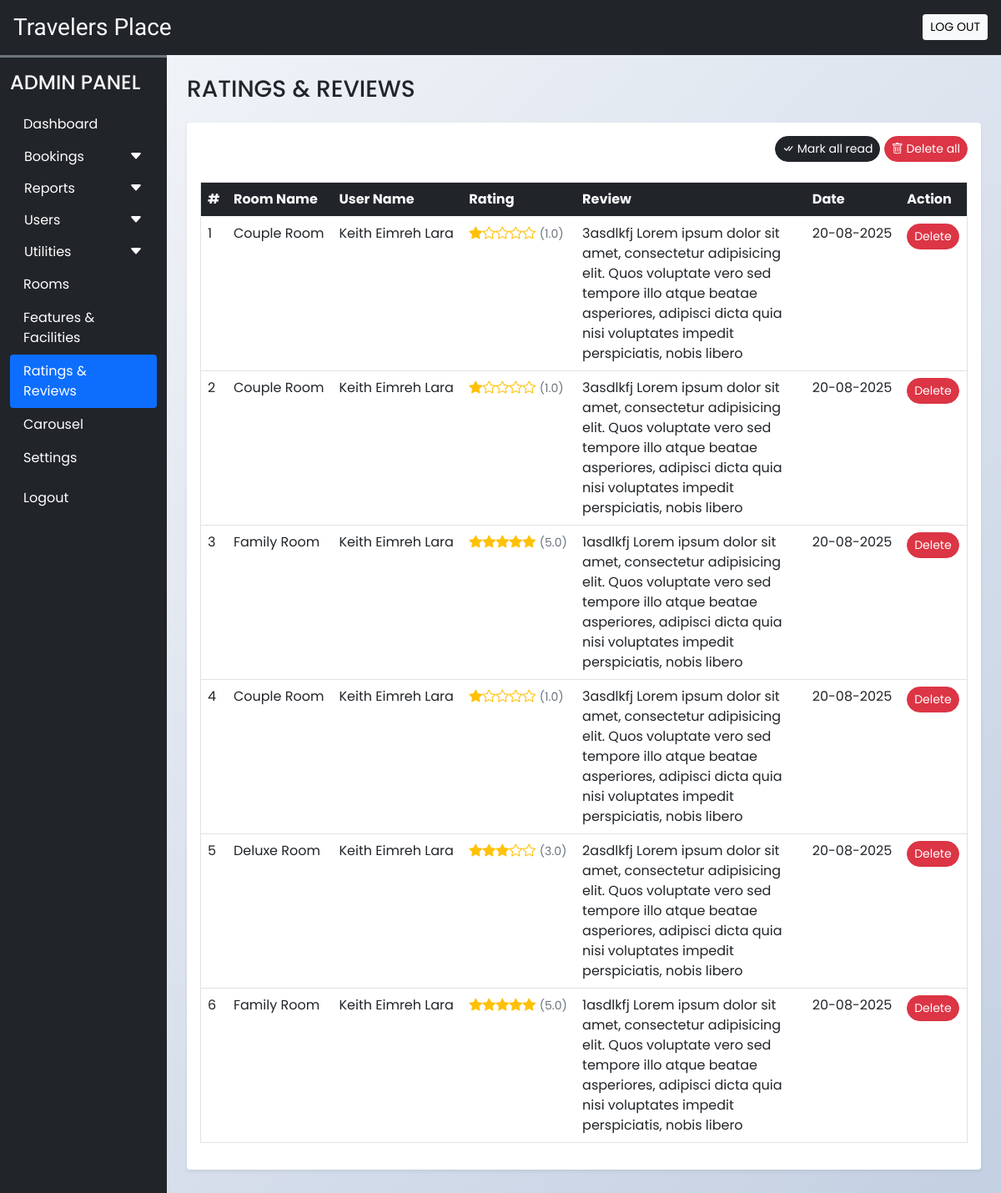
Before: /admin/rate_review.php (signed in) with the older database file.
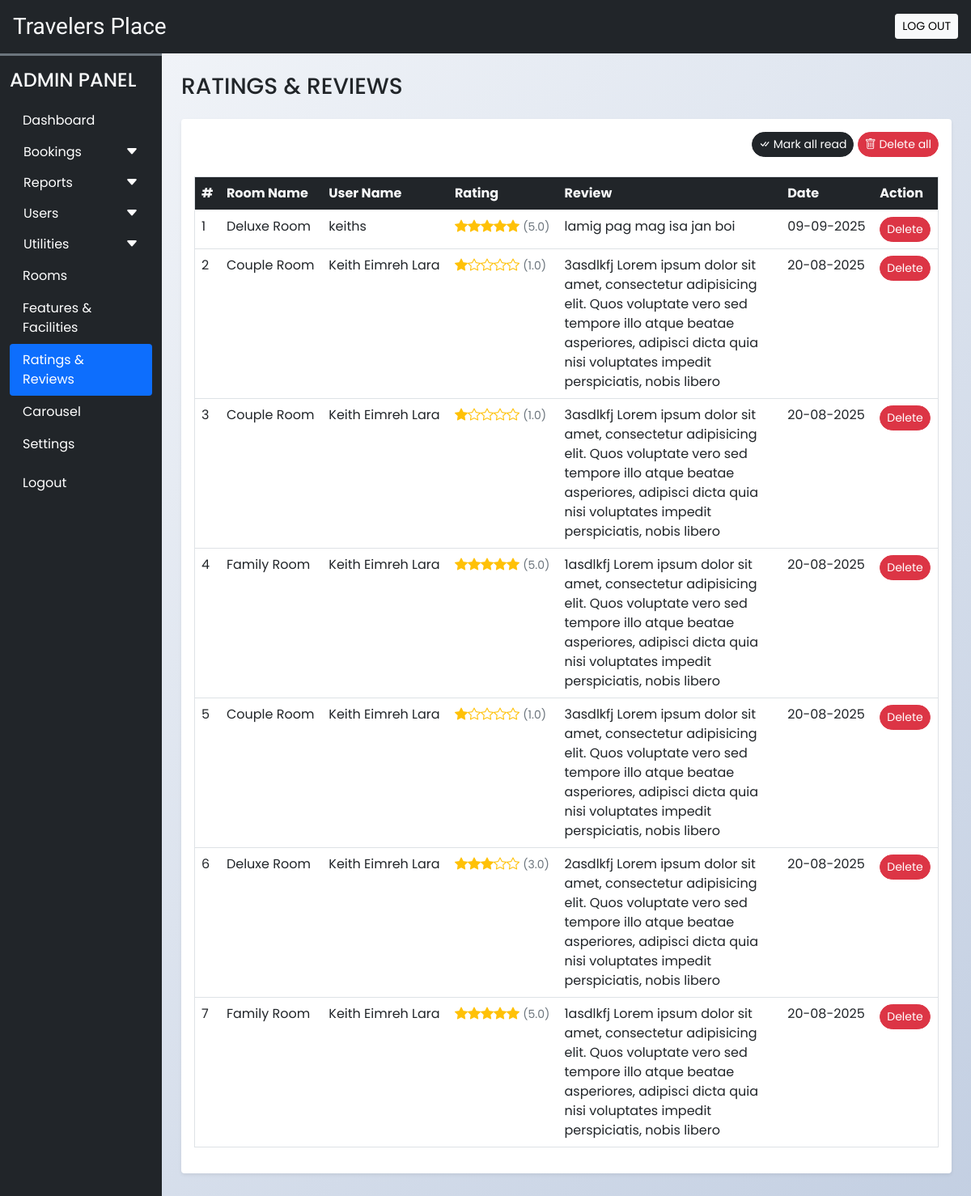
After: the same page with the newer database file.
### tables this page shows
CREATE TABLE `rating_review` (
  `sr_no` int(11) NOT NULL AUTO_INCREMENT,
  `booking_id` int(11) NOT NULL,
  `room_id` int(11) NOT NULL,
  `user_id` int(11) NOT NULL,
  `rating` int(11) NOT NULL,
  `review` varchar(200) NOT NULL,
  `seen` int(11) NOT NULL DEFAULT 0,
  `datentime` datetime NOT NULL DEFAULT current_timestamp(),
  PRIMARY KEY (`sr_no`),
  KEY `booking_id` (`booking_id`),
  KEY `room_id` (`room_id`),
  KEY `user_id` (`user_id`),
  CONSTRAINT `rating_review_ibfk_1` FOREIGN KEY (`booking_id`) REFERENCES `booking_order` (`booking_id`),
  CONSTRAINT `rating_review_ibfk_2` FOREIGN KEY (`room_id`) REFERENCES `rooms` (`id`),
  CONSTRAINT `rating_review_ibfk_3` FOREIGN KEY (`user_id`) REFERENCES `user_cred` (`id`)
);

CREATE TABLE `rooms` (
  `id` int(11) NOT NULL AUTO_INCREMENT,
  `name` varchar(150) NOT NULL,
  `area` int(11) NOT NULL,
  `price` int(11) NOT NULL,
  `quantity` int(11) NOT NULL,
  `adult` int(11) NOT NULL,
  `children` int(11) NOT NULL,
  `description` varchar(350) NOT NULL,
  `status` tinyint(4) NOT NULL DEFAULT 1,
  `removed` int(11) NOT NULL DEFAULT 0,
  PRIMARY KEY (`id`)
);

CREATE TABLE `user_cred` (
  `id` int(11) NOT NULL AUTO_INCREMENT,
  `name` varchar(100) NOT NULL,
  `email` varchar(150) NOT NULL,
  `address` varchar(120) NOT NULL,
  `phonenum` varchar(100) NOT NULL,
  `pincode` int(11) NOT NULL,
  `dob` date NOT NULL,
  `profile` varchar(100) NOT NULL,
  `password` varchar(200) NOT NULL,
  `is_verified` int(11) NOT NULL DEFAULT 0,
  `token` varchar(200) DEFAULT NULL,
  `t_expire` date DEFAULT NULL,
  `status` int(11) NOT NULL DEFAULT 1,
  `datentime` datetime NOT NULL DEFAULT current_timestamp(),
  PRIMARY KEY (`id`)
);

### admin/rate_review.php (the view, shortened to what this page needs)
<?php
  function render_rating_stars($rating_raw){
    $rating = is_numeric($rating_raw) ? (float)$rating_raw : 0.0;
    $full = (int)floor($rating);
    $frac = $rating - $full;
    $half = ($frac >= 0.25 && $frac < 0.75) ? 1 : 0;
    $empty = max(0, 5 - $full - $half);
    $title = htmlspecialchars(number_format($rating, 1), ENT_QUOTES);
    $html = "<span class='text-warning' title='{$title}/5' aria-label='Rating {$title} out of 5'>";
    for($i=0;$i<$full;$i++){ $html .= "<i class='bi bi-star-fill'></i>"; }
    for($i=0;$i<$empty;$i++){ $html .= "<i class='bi bi-star'></i>"; }
    $html .= "</span> <span class='text-muted small'>({$title})</span>";
    return $html;
  }
?>
<!DOCTYPE html>
<html lang="en">
<head>
  <?php require('inc/links.php'); ?>
</head>
<body class="bg-light">
  <?php require('inc/header.php'); ?>
  <div class="container-fluid" id="main-content">
    <div class="row">
      <div class="col-lg-10 ms-auto p-4 overflow-hidden">
        <h3 class="mb-4">RATINGS & REVIEWS</h3>
        <div class="card border-0 shadow-sm mb-4">
          <div class="card-body">
            <div class="text-end mb-4">
              <a href="?seen=all" class="btn btn-dark rounded-pill shadow-none btn-sm">
                <i class="bi bi-check-all"></i> Mark all read
              </a>
              <a href="?del=all" class="btn btn-danger rounded-pill shadow-none btn-sm">
                <i class="bi bi-trash"></i> Delete all
              </a>
            </div>
            <div class="table-responsive-md">
              <table class="table table-hover border">
                <thead>
                  <tr class="bg-dark text-light">
                    <th scope="col">#</th>
                    <th scope="col">Room Name</th>
                    <th scope="col">User Name</th>
                    <th scope="col">Rating</th>
                    <th scope="col" width="30%">Review</th>
                    <th scope="col">Date</th>
                    <th scope="col">Action</th>
                  </tr>
                </thead>
                <tbody>
                  <?php
                    $q = "SELECT rr.*,uc.name AS uname, r.name AS rname FROM `rating_review` rr
                      INNER JOIN `user_cred` uc ON rr.user_id = uc.id
                      INNER JOIN `rooms` r ON rr.room_id = r.id
                      ORDER BY `sr_no` DESC";
                    $data = mysqli_query($con,$q);
                    $i=1;
                    while($row = mysqli_fetch_assoc($data))
                    {
                      $date = date('d-m-Y',strtotime($row['datentime']));
                      $rating_stars = render_rating_stars($row['rating'] ?? 0);
                      $seen='';
                      $seen.="<a href='?del=$row[sr_no]' class='btn btn-sm rounded-pill btn-danger'>Delete</a>";
                      echo<<<query
                        <tr>
                          <td>$i</td>
                          <td>$row[rname]</td>
                          <td>$row[uname]</td>
                          <td>$rating_stars</td>
                          <td>$row[review]</td>
                          <td>$date</td>
                          <td>$seen</td>
                        </tr>
                      query;
                      $i++;
                    }
                  ?>
                </tbody>
              </table>
            </div>
          </div>
        </div>
      </div>
    </div>
  </div>
</body>
</html>

### admin/inc/links.php (shortened to what this page needs)
<link rel="stylesheet" href="https://cdn.jsdelivr.net/npm/bootstrap-icons@1.9.1/font/bootstrap-icons.css">
<link href="https://cdn.jsdelivr.net/npm/bootstrap@5.0.2/dist/css/bootstrap.min.css" rel="stylesheet">
<link rel="stylesheet" href="css/common.css?v=<?php echo filemtime('css/common.css'); ?>">

### admin/inc/header.php (shortened to what this page needs)
<?php
  $admin_role = $_SESSION['adminRole'] ?? 'admin';
?>
<div class="container-fluid bg-dark text-light p-3 d-flex align-items-center justify-content-between sticky-top">
  <h3 class="mb-0 h-font">Travelers Place</h3>
  <a href="logout.php" id="admin-logout" class="btn btn-light btn-sm">LOG OUT</a>
</div>
<div class="col-lg-2 bg-dark border-top border-3 border-secondary" id="dashboard-menu">
  <nav class="navbar navbar-expand-lg navbar-dark">
    <div class="container-fluid flex-lg-column align-items-stretch">
      <h4 class="mt-2 text-light">ADMIN PANEL</h4>
      <div class="collapse navbar-collapse flex-column align-items-stretch mt-2" id="adminDropdown">
        <ul class="nav nav-pills flex-column">
          <li class="nav-item">
            <a class="nav-link text-white" href="dashboard.php">Dashboard</a>
          </li>
          <button class="btn text-white px-3 w-100 shadow-none text-start d-flex align-items-center justify-content-between" type="button" data-bs-toggle="collapse" data-bs-target="#bookingLinks">
            <span>Bookings</span>
            <span><i class="bi bi-caret-down-fill"></i></span>
          </button>
          <button class="btn text-white px-3 w-100 shadow-none text-start d-flex align-items-center justify-content-between" type="button" data-bs-toggle="collapse" data-bs-target="#reportsLinks">
            <span>Reports</span>
            <span><i class="bi bi-caret-down-fill"></i></span>
          </button>
          <?php if($admin_role === 'admin'): ?>
            <button class="btn text-white px-3 w-100 shadow-none text-start d-flex align-items-center justify-content-between" type="button" data-bs-toggle="collapse" data-bs-target="#usersLinks">
              <span>Users</span>
              <span><i class="bi bi-caret-down-fill"></i></span>
            </button>
            <button class="btn text-white px-3 w-100 shadow-none text-start d-flex align-items-center justify-content-between" type="button" data-bs-toggle="collapse" data-bs-target="#utilitiesLinks">
              <span>Utilities</span>
              <span><i class="bi bi-caret-down-fill"></i></span>
            </button>
            <li class="nav-item">
              <a class="nav-link text-white" href="rooms.php">Rooms</a>
            </li>
            <li class="nav-item">
              <a class="nav-link text-white" href="features_facilities.php">Features & Facilities</a>
            </li>
            <li class="nav-item">
              <a class="nav-link text-white" href="rate_review.php">Ratings & Reviews</a>
            </li>
            <li class="nav-item">
              <a class="nav-link text-white" href="carousel.php">Carousel</a>
            </li>
            <li class="nav-item">
              <a class="nav-link text-white" href="settings.php">Settings</a>
            </li>
          <?php else: ?>
            <li class="nav-item">
              <a class="nav-link text-white" href="change_password.php">Change Password</a>
            </li>
          <?php endif; ?>
          <li class="nav-item mt-2">
            <a class="nav-link text-white" href="logout.php">Logout</a>
          </li>
        </ul>
      </div>
    </div>
  </nav>
</div>

### admin/css/common.css (style rules this page uses)
:root { --teal: #2ec1ac; --teal_hover: #279e8c; }
* { font-family: 'Poppins', sans-serif; }
.h-font { font-family: 'Merienda', cursive; }
#dashboard-menu { position: fixed; height: 100%; z-index: 11; }
body.bg-light { background: linear-gradient(135deg, #f5f7fa 0%, #c3cfe2 100%); min-height: 100vh; }

Changed rows visible on the page:
added rating_review: room.name "Deluxe Room", user.name "keiths", rating "5.0", review "lamig pag mag isa jan boi", datentime "09-09-2025"
